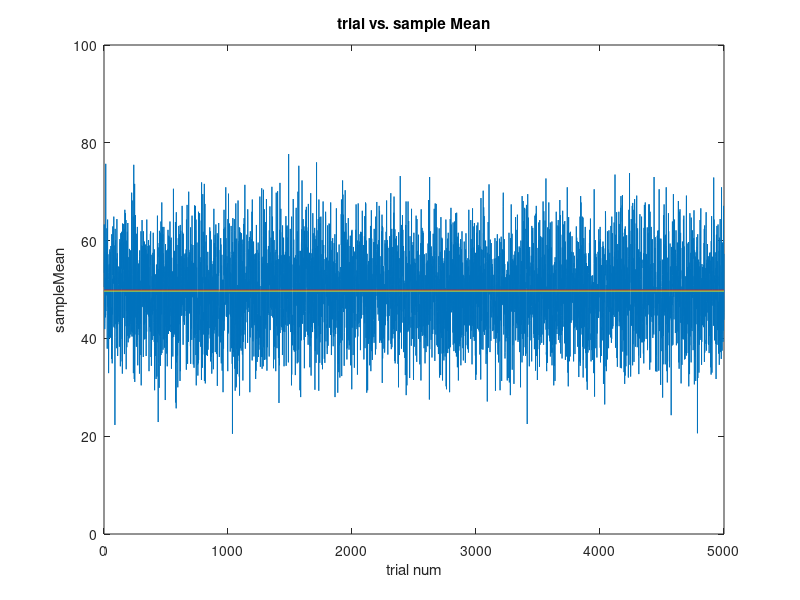
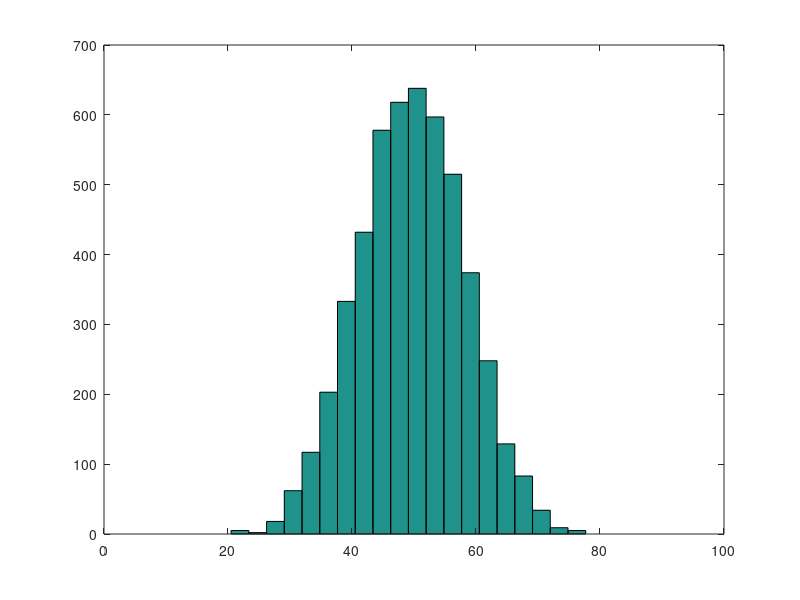

Here is the MATLAB script that generated these plots, in order:
% % % 
% population of ages
% % 

POP_SIZE = 100000;
NUM_BINS = 20;
population = randi([4,96], 1, POP_SIZE);

popMean = mean(population);

SAMPLE_SIZE = 10;

NUM_TRIALS = 5000;

sampleMeans = zeros(1, NUM_TRIALS);

for t = 1:1:NUM_TRIALS
    sampIndex = randi([1 POP_SIZE], 1, SAMPLE_SIZE);
    
    mySample = population(sampIndex);
    
    total = sum(mySample);
    sampleMean = total/SAMPLE_SIZE;
    
    sampleMeans(1, t) = sampleMean;
end

expOfSampleMean = sum(sampleMeans)/NUM_TRIALS;

trialNums = 1:1:NUM_TRIALS;

clf;
figure(1);
plot(trialNums, sampleMeans);
xlabel('trial num');
ylabel('sampleMean');
title('trial vs. sample Mean');
hold on;

popMeans = zeros(1, NUM_TRIALS);
popMeans = popMeans + popMean;
plot(trialNums, popMeans, 'r');
ylim([0 100]);

expSampleMeans = zeros(1, NUM_TRIALS);
expSampleMeans = expSampleMeans + expOfSampleMean;
plot(trialNums, expSampleMeans, 'y');

figure(2)
hist(sampleMeans, NUM_BINS);
xlim([0 100]);

disp('done');